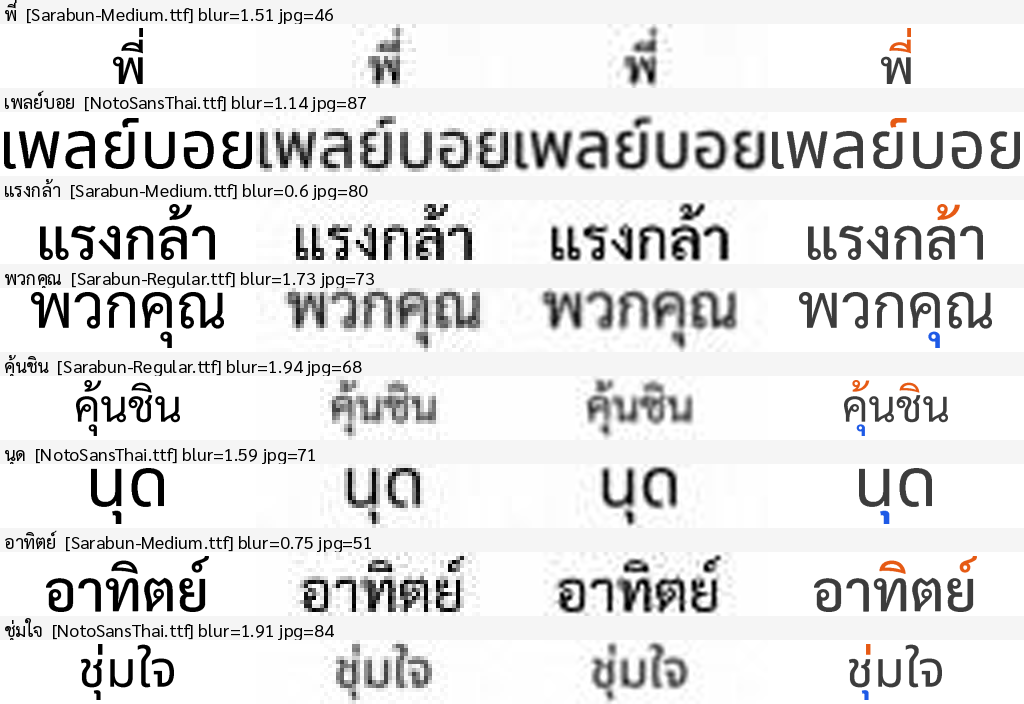

Write Python code to recreate this figure.
"""Contact sheet: HR | LR (nearest-upscaled) | bicubic-upscaled LR | mask overlay."""
import csv
import sys

import cv2
import numpy as np
from PIL import Image, ImageDraw, ImageFont

data = sys.argv[1] if len(sys.argv) > 1 else "data"
n = int(sys.argv[2]) if len(sys.argv) > 2 else 8
split = sys.argv[3] if len(sys.argv) > 3 else "train"
font = ImageFont.truetype("fonts/Sarabun-Regular.ttf", 18)

rows = [r for r in csv.DictReader(open(f"{data}/meta.csv", encoding="utf-8")) if r["split"] == split][:n]
tiles = []
for r in rows:
    p = f"{data}/{split}/%s/{r['id']}.png"
    hr = cv2.imread(p % "hr", 0)
    lr = cv2.imread(p % "lr", 0)
    m = cv2.imread(p % "mask")[..., ::-1]  # RGB: R=upper G=mid B=lower
    h, w = hr.shape
    nearest = cv2.resize(lr, (w, h), interpolation=cv2.INTER_NEAREST)
    bicubic = cv2.resize(lr, (w, h), interpolation=cv2.INTER_CUBIC)
    # overlay: white background, zone colours (orange upper, grey mid, blue lower)
    ov = np.full((h, w, 3), 255, np.uint8)
    for k, col in enumerate([(230, 90, 20), (60, 60, 60), (30, 90, 230)]):
        a = (m[..., k:k + 1] / 255.0)
        ov = (ov * (1 - a) + np.array(col) * a).astype(np.uint8)
    row = np.concatenate([np.stack([x] * 3, -1) for x in (hr, nearest, bicubic)] + [ov], 1)
    label = Image.new("RGB", (row.shape[1], 24), (245, 245, 245))
    ImageDraw.Draw(label).text((4, 1), f"{r['text']}  [{r['font']}] blur={r['blur_sigma']} jpg={r['jpeg_quality']}",
                               font=font, fill=(0, 0, 0))
    tiles += [np.asarray(label), row]
cv2.imwrite("preview.png", np.concatenate(tiles, 0)[..., ::-1])
print("wrote preview.png")
